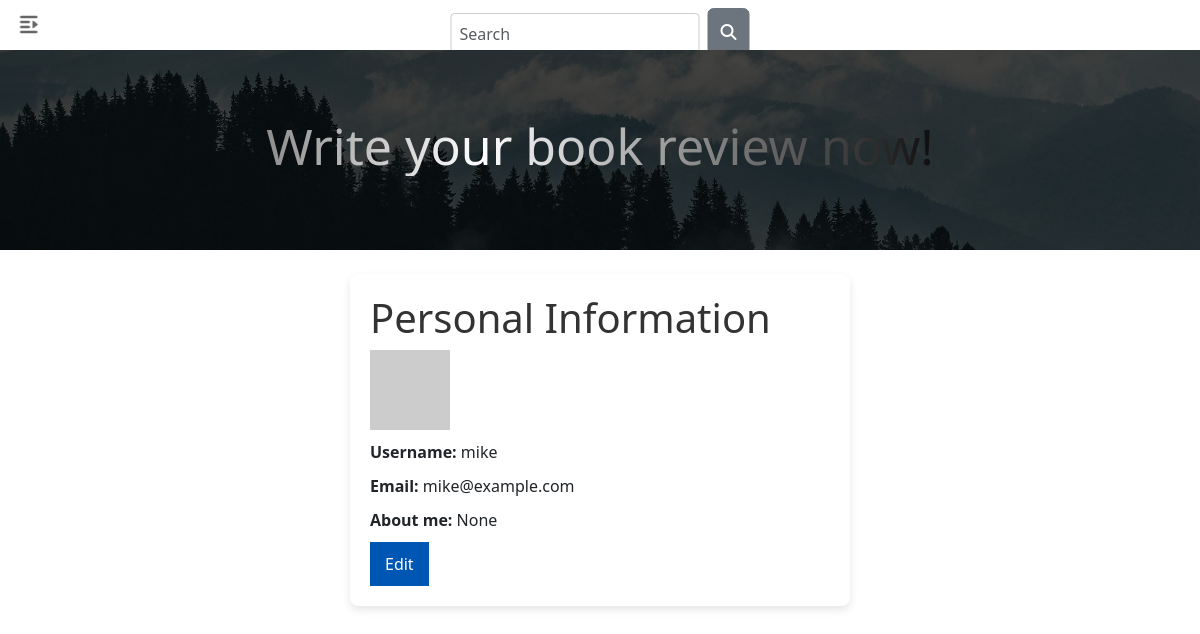
/edit_profile (signed in), run on an earlier commit of the app's database.
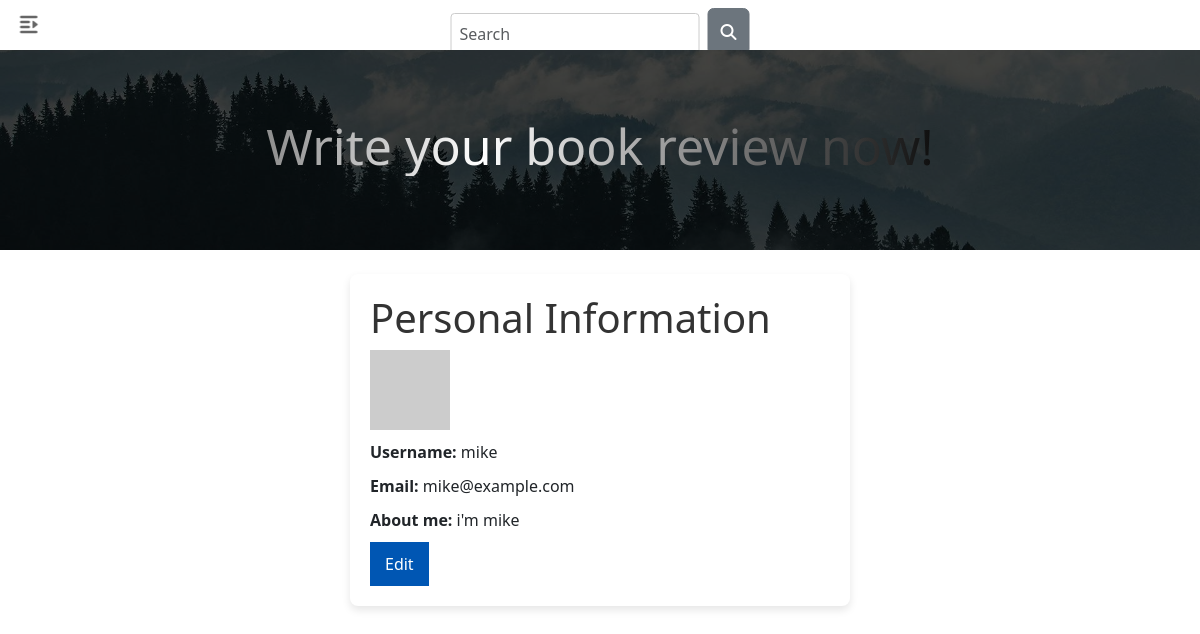
And on a later commit of the database.
### app/models.py (models this page shows, shortened)
class User(UserMixin, db.Model):
    id: so.Mapped[int] = so.mapped_column(primary_key=True)
    username: so.Mapped[str] = so.mapped_column(sa.String(64), index=True,
                                                unique=True)
    email: so.Mapped[str] = so.mapped_column(sa.String(120), index=True,
                                             unique=True)
    password_hash: so.Mapped[Optional[str]] = so.mapped_column(sa.String(256))
    posts: so.WriteOnlyMapped['Post'] = so.relationship(
        back_populates='author')
    about_me: so.Mapped[Optional[str]] = so.mapped_column(sa.String(140))
    last_seen: so.Mapped[Optional[datetime]] = so.mapped_column(
        default=lambda: datetime.now(timezone.utc))
    def avatar(self, size):
        digest = md5(self.email.lower().encode('utf-8')).hexdigest()
        return f'https://www.gravatar.com/avatar/{digest}?d=identicon&s={size}'

### app/routes.py (the view)
@app.route('/edit_profile', methods=['GET', 'POST'])
@login_required
def edit_profile():
    form = EditProfileForm()
    if form.validate_on_submit():
        current_user.username = form.username.data
        current_user.about_me = form.about_me.data
        db.session.commit()
        flash('Your changes have been saved.')
        return redirect(url_for('edit_profile'))
    elif request.method == 'GET':
        form.username.data = current_user.username
        form.about_me.data = current_user.about_me
    return render_template('edit_profile.html', title='Edit Profile', user=current_user, form=form)

### app/forms.py
class EditProfileForm(FlaskForm):
    username = StringField('Username', validators=[DataRequired()])
    about_me = TextAreaField('About me', validators=[Length(min=0, max=140)])
    submit = SubmitField('Submit')

### app/models.py (called while the page is built)
@login.user_loader
def load_user(id):
    return db.session.get(User, int(id))

### app/routes.py (called while the page is built)
@app.before_request
def before_request():
    if current_user.is_authenticated:
        current_user.last_seen = datetime.now()
        db.session.commit()

### app/templates/edit_profile.html (shortened to what this page needs)
{% extends "base.html" %}
{% block styles %}
<link rel="stylesheet" href="{{ url_for('static', filename='edit_profile.css') }}">{% endblock %}
{% block content %}
    <div class="profile-container">
      <h1>Personal Information</h1>
      <div class="info-view">
        <img src="{{ user.avatar(128) }}">
        <p><strong>Username: </strong><span id="username">{{ user.username }}</span></p>
        <p>
          <strong>Email: </strong><span id="email">{{ user.email }}</span>
        </p>
        <p><strong>About me: </strong><span id="bio">{{ user.about_me }}</span></p>
        <button id="editBtn">Edit</button>
      </div>
    </div>
{% endblock %}

What changed in the data, as far as the page shows it:
changed User "mike": about_me "None" → "i'm mike"
